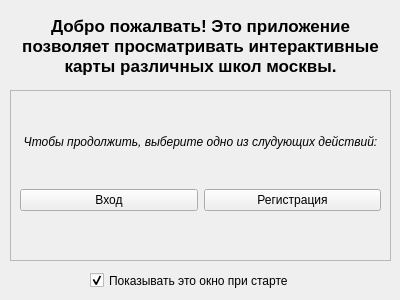
<?xml version="1.0" encoding="UTF-8"?>
<ui version="4.0">
 <class>WelcomScreen</class>
 <widget class="QWidget" name="WelcomScreen">
  <property name="geometry">
   <rect>
    <x>0</x>
    <y>0</y>
    <width>400</width>
    <height>300</height>
   </rect>
  </property>
  <property name="sizePolicy">
   <sizepolicy hsizetype="Expanding" vsizetype="Expanding">
    <horstretch>0</horstretch>
    <verstretch>0</verstretch>
   </sizepolicy>
  </property>
  <property name="minimumSize">
   <size>
    <width>400</width>
    <height>300</height>
   </size>
  </property>
  <property name="maximumSize">
   <size>
    <width>400</width>
    <height>300</height>
   </size>
  </property>
  <property name="windowTitle">
   <string>Welcome</string>
  </property>
  <widget class="QLabel" name="title">
   <property name="geometry">
    <rect>
     <x>10</x>
     <y>10</y>
     <width>381</width>
     <height>71</height>
    </rect>
   </property>
   <property name="font">
    <font>
     <family>Cantarell</family>
     <pointsize>13</pointsize>
     <bold>true</bold>
    </font>
   </property>
   <property name="text">
    <string>Добро пожалвать! Это приложение позволяет просматривать интерактивные карты различных школ москвы.</string>
   </property>
   <property name="scaledContents">
    <bool>false</bool>
   </property>
   <property name="alignment">
    <set>Qt::AlignCenter</set>
   </property>
   <property name="wordWrap">
    <bool>true</bool>
   </property>
  </widget>
  <widget class="QCheckBox" name="show_on_start">
   <property name="geometry">
    <rect>
     <x>90</x>
     <y>270</y>
     <width>221</width>
     <height>21</height>
    </rect>
   </property>
   <property name="text">
    <string>Показывать это окно при старте</string>
   </property>
   <property name="checked">
    <bool>true</bool>
   </property>
  </widget>
  <widget class="QFrame" name="frame">
   <property name="geometry">
    <rect>
     <x>10</x>
     <y>90</y>
     <width>381</width>
     <height>171</height>
    </rect>
   </property>
   <property name="frameShape">
    <enum>QFrame::StyledPanel</enum>
   </property>
   <property name="frameShadow">
    <enum>QFrame::Raised</enum>
   </property>
   <widget class="QWidget" name="verticalLayoutWidget">
    <property name="geometry">
     <rect>
      <x>10</x>
      <y>10</y>
      <width>361</width>
      <height>151</height>
     </rect>
    </property>
    <layout class="QVBoxLayout" name="verticalLayout">
     <item>
      <widget class="QLabel" name="label">
       <property name="sizePolicy">
        <sizepolicy hsizetype="Expanding" vsizetype="Preferred">
         <horstretch>0</horstretch>
         <verstretch>0</verstretch>
        </sizepolicy>
       </property>
       <property name="font">
        <font>
         <italic>true</italic>
        </font>
       </property>
       <property name="text">
        <string>Чтобы продолжить, выберите одно из слудующих действий:</string>
       </property>
       <property name="alignment">
        <set>Qt::AlignCenter</set>
       </property>
       <property name="wordWrap">
        <bool>true</bool>
       </property>
      </widget>
     </item>
     <item>
      <layout class="QHBoxLayout" name="horizontalLayout">
       <item>
        <widget class="QPushButton" name="login_btn">
         <property name="sizePolicy">
          <sizepolicy hsizetype="Minimum" vsizetype="Fixed">
           <horstretch>0</horstretch>
           <verstretch>0</verstretch>
          </sizepolicy>
         </property>
         <property name="text">
          <string>Вход</string>
         </property>
        </widget>
       </item>
       <item>
        <widget class="QPushButton" name="register_btn">
         <property name="sizePolicy">
          <sizepolicy hsizetype="Minimum" vsizetype="Fixed">
           <horstretch>0</horstretch>
           <verstretch>0</verstretch>
          </sizepolicy>
         </property>
         <property name="text">
          <string>Регистрация</string>
         </property>
        </widget>
       </item>
      </layout>
     </item>
     <item>
      <spacer name="verticalSpacer">
       <property name="orientation">
        <enum>Qt::Vertical</enum>
       </property>
       <property name="sizeType">
        <enum>QSizePolicy::Preferred</enum>
       </property>
       <property name="sizeHint" stdset="0">
        <size>
         <width>20</width>
         <height>40</height>
        </size>
       </property>
      </spacer>
     </item>
    </layout>
   </widget>
  </widget>
 </widget>
 <resources/>
 <connections/>
</ui>
